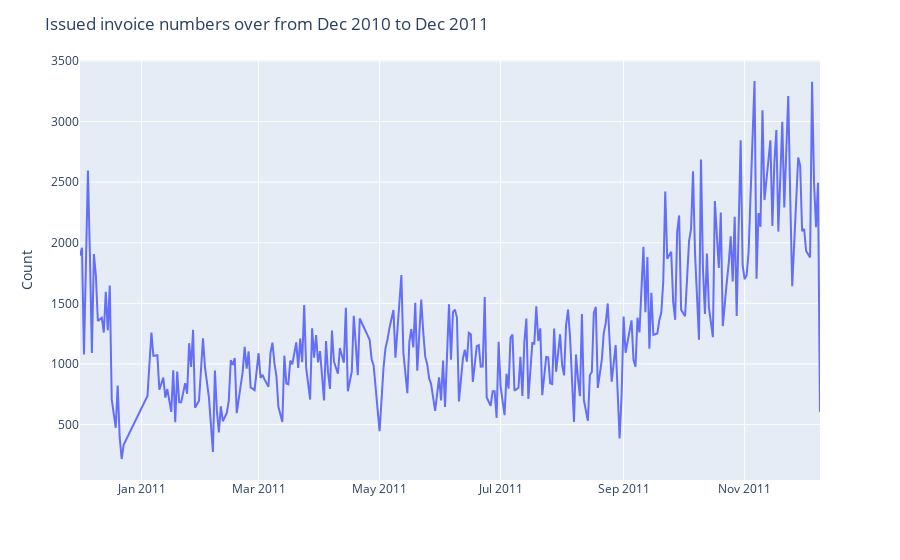

Source (notebook cell):
### Code cell
fig = px.line(data3_grouped, x='InvoiceDate', y='InvoiceNo')
fig.update_layout(title_text= 'Issued invoice numbers over from Dec 2010 to Dec 2011')
fig.update_yaxes(title_text="Count")
fig.update_xaxes(title_text=" ")
fig.show()

### Figure 1 — Plotly figure (JSON) as saved in the notebook; plotly's stock layout.template omitted (floating-point values rounded to 4 significant figures; data arrays with more than 128 entries replaced by an {"elided": "..."} marker saying what was removed)
{"data": [{"hovertemplate": "InvoiceDate=%{x}<br>InvoiceNo=%{y}<extra></extra>", "legendgroup": "", "line": {"color": "#636efa", "dash": "solid"}, "mode": "lines", "name": "", "orientation": "v", "showlegend": false, "type": "scatter", "x": {"elided": "305 str values"}, "xaxis": "x", "y": {"elided": "305 int values"}, "yaxis": "y"}], "layout": {"autosize": true, "legend": {"tracegroupgap": 0}, "margin": {"t": 60}, "title": {"text": "Issued invoice numbers over from Dec 2010 to Dec 2011"}, "xaxis": {"anchor": "y", "autorange": true, "domain": [0, 1], "range": ["2010-12-01", "2011-12-09"], "title": {"text": " "}, "type": "date"}, "yaxis": {"anchor": "x", "autorange": true, "domain": [0, 1], "range": [41.67, 3508.0], "title": {"text": "Count"}, "type": "linear"}}}
